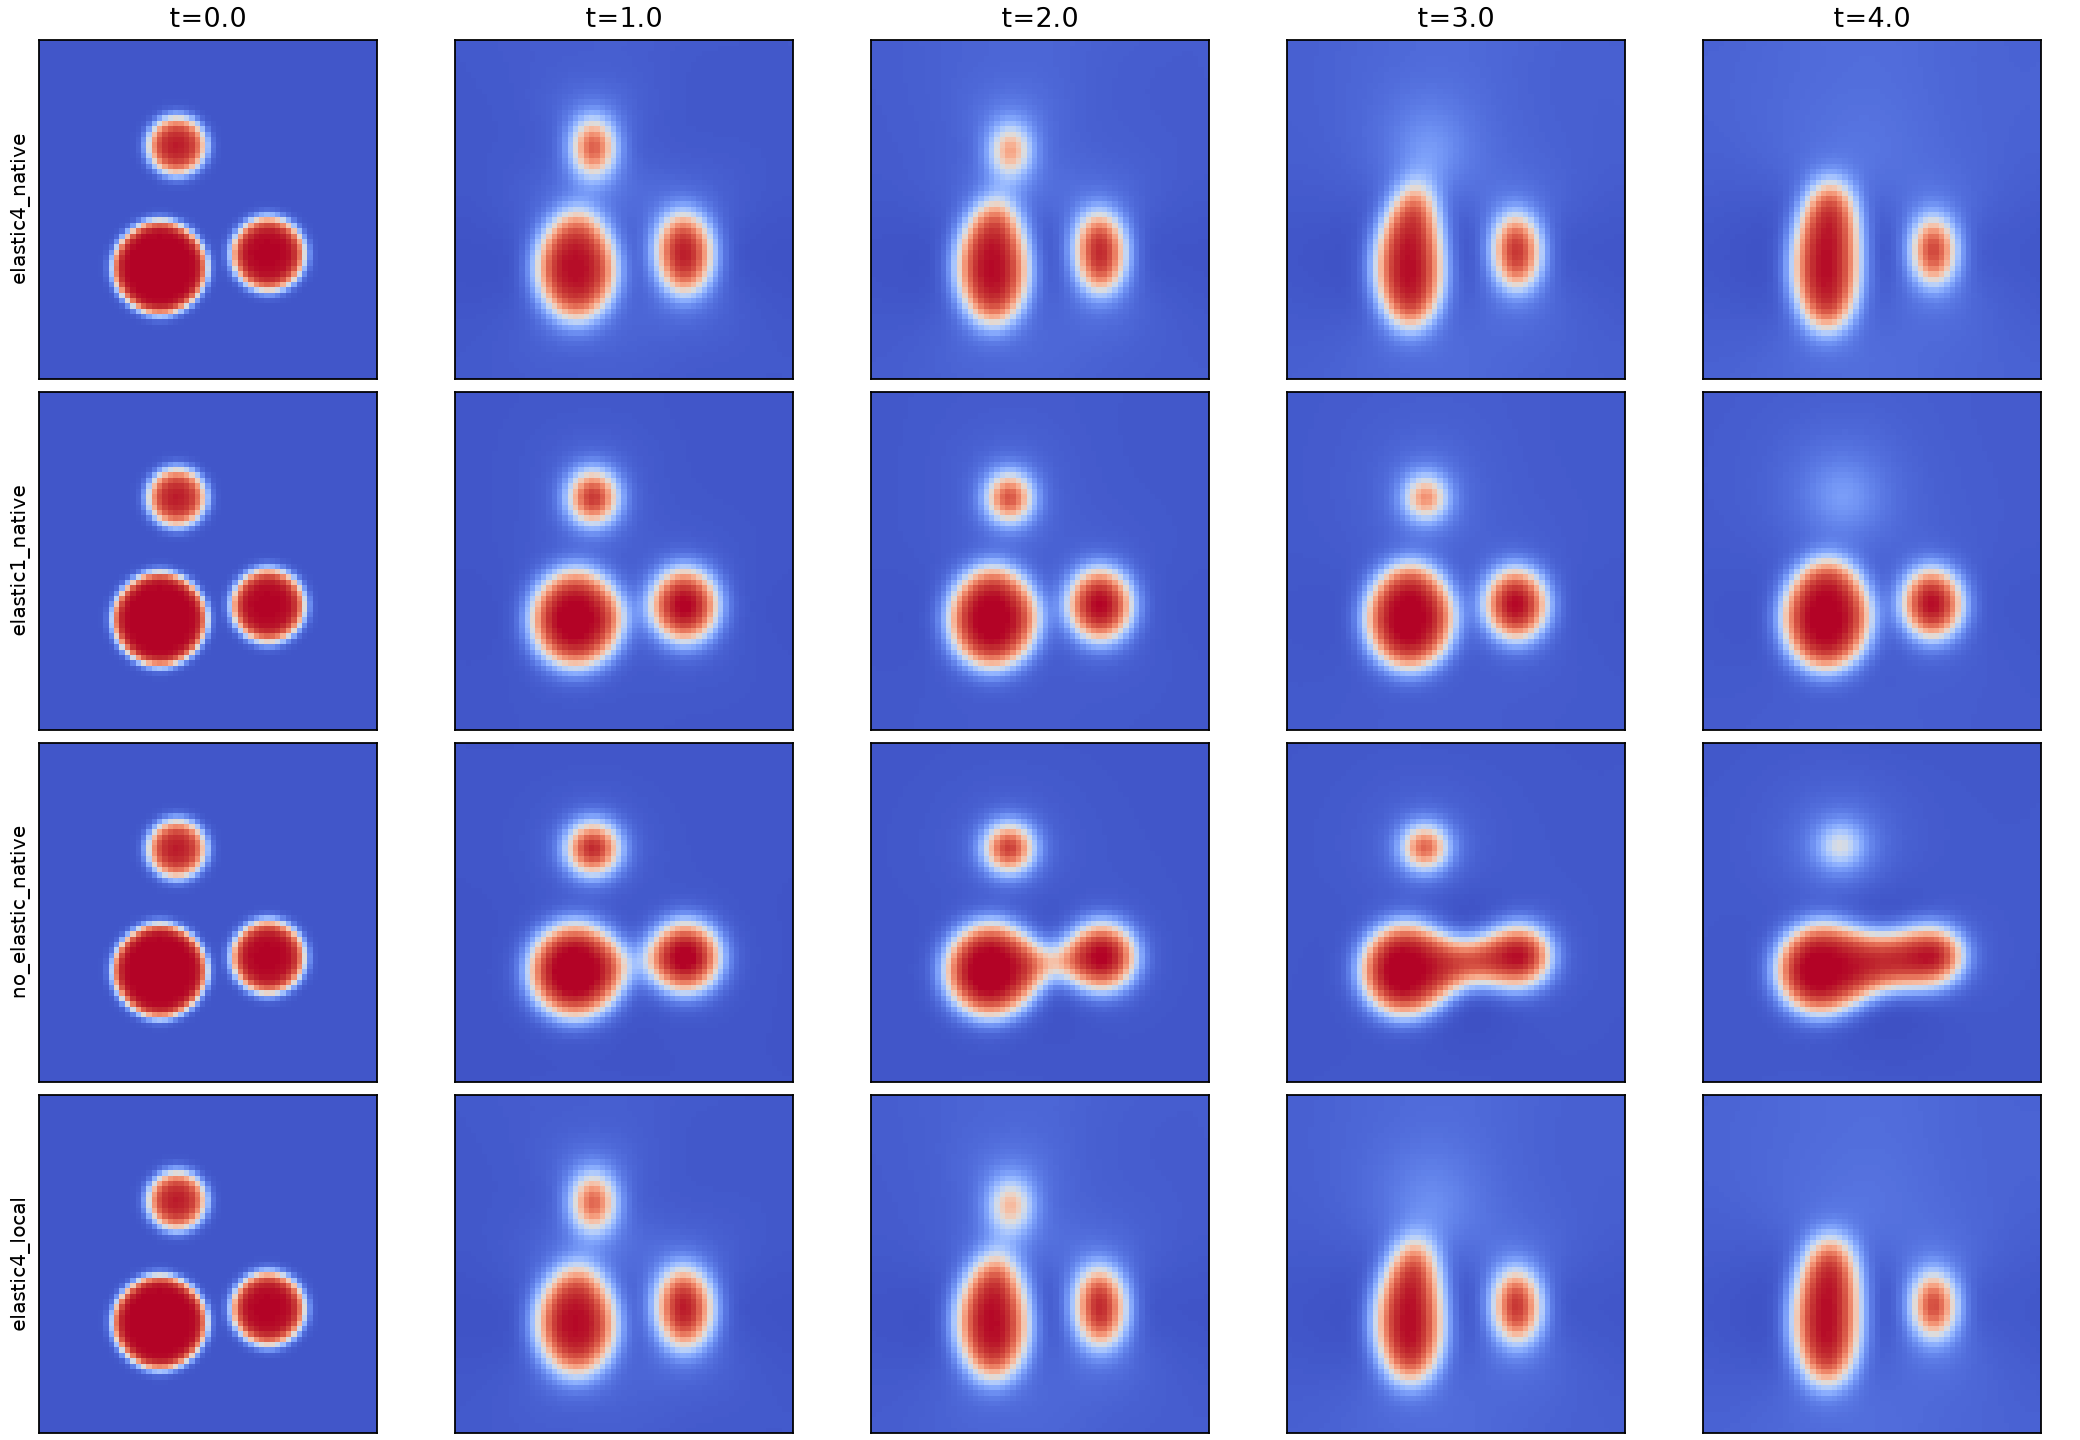

This figure's Python source:
"""Reference-only morphology preflight; no network fitting or future-shape IC."""
from pathlib import Path
import sys
ROOT = next(p for p in Path(__file__).resolve().parents if (p/'pyproject.toml').is_file())
sys.path.insert(0,str(ROOT))
import json
import numpy as np
from scipy.ndimage import label
import matplotlib
matplotlib.use('Agg')
import matplotlib.pyplot as plt
from examples.precipitate2d.configs.train_multiple import get_config
from examples.precipitate2d.solver import solve_reference, relative
from examples.precipitate2d.problem import validate_config

OUT = Path(__file__).parent


def components(phi):
    mask = phi > 0
    labels,count = label(mask)
    parent = list(range(count+1))
    def root(i):
        while parent[i] != i:
            parent[i] = parent[parent[i]]
            i = parent[i]
        return i
    def join(a,b):
        if a and b:
            parent[root(a)] = root(b)
    for a,b in zip(labels[0,:],labels[-1,:],strict=True):join(a,b)
    for a,b in zip(labels[:,0],labels[:,-1],strict=True):join(a,b)
    sizes = {}
    for i in range(1,count+1):
        r = root(i)
        sizes[r] = sizes.setdefault(r,0)+int(np.sum(labels==i))
    return sorted((v/phi.size for v in sizes.values()),reverse=True)


def main():
    cases = {}
    for name,scale,method in [('elastic4_native',4,'nonlocal'),
                              ('elastic1_native',1,'nonlocal'),
                              ('no_elastic_native',0,'nonlocal'),
                              ('elastic4_local',4,'local_spectral')]:
        c = get_config()
        if scale == 0:c.physical.eigenstrain = (0.,0.,0.)
        else:
            c.physical.lame_lambda = 2450.*scale
            c.physical.shear_modulus = 1225.*scale
        validate_config(c)
        print(f'Preflight {name}',flush=True)
        data = solve_reference(c,c.sample.Nx,method,.001)
        cases[name] = data
        areas = [components(p) for p in data['phi']]
        record = dict(configuration=c.to_dict(), components=areas,
            initial_terminal_phi_change=relative(data['phi'][-1],data['phi'][0]),
            energy_initial=float(data['energy'][0]),energy_terminal=float(data['energy'][-1]),
            phase_min=float(data['phi'].min()),phase_max=float(data['phi'].max()),
            mass_drift=float(np.max(np.abs(data['phi'].mean(axis=(1,2))-data['phi'][0].mean()))))
        (OUT/f'precipitate-multiple-preflight-{name}.json').write_text(json.dumps(record,indent=2)+'\n')
        print(name, 'initial areas',areas[0],'final areas',areas[-1],flush=True)
    indices = (0,5,10,15,20)
    fig,axes = plt.subplots(len(cases),5,figsize=(13,9),layout='constrained')
    for row,(name,data) in enumerate(cases.items()):
        for col,i in enumerate(indices):
            axes[row,col].imshow(data['phi'][i],origin='lower',extent=(0,1,0,1),vmin=-1,vmax=1,cmap='coolwarm')
            axes[row,col].set_xticks([]);axes[row,col].set_yticks([])
            if row==0:axes[row,col].set_title(f't={c.physical.terminal_time*i/20:.1f}')
            if col==0:axes[row,col].set_ylabel(name,fontsize=9)
    fig.savefig(OUT/'precipitate-multiple-preflight.png',dpi=160);plt.close(fig)
    np.savez_compressed(OUT/'precipitate-multiple-preflight.npz',
        **{name:data['phi'] for name,data in cases.items()})
    print('Elastic effect',relative(cases['elastic4_native']['phi'][-1],cases['no_elastic_native']['phi'][-1]),flush=True)


if __name__=='__main__':main()
